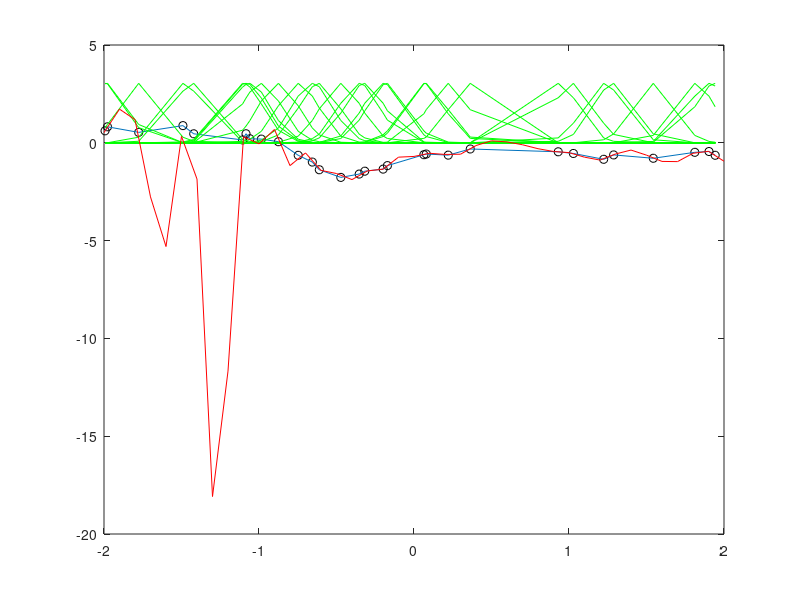

The MATLAB script that drew this image:
function W = func_base_radial()
	clear all, close all;
	NUMPOINTS=30;
	x = 4*(rand(1,NUMPOINTS)-0.5);
	x = sort(x);
	
	yok = 1.8*tanh(3.2*x + 0.8)- 2.5*tanh(2.1*x + 1.2)-0.2*tanh(0.1*x - 0.5);
	RUIDO = 0.2*std(yok);
	yruido = RUIDO*randn(size(yok));
	y= yok + yruido;
	
	sigma=abs(x(1)-x(end))/NUMPOINTS;
	msigma=zeros(NUMPOINTS);
	for i=1:NUMPOINTS
		msigma(i,:)=normpdf(x,x(i),sigma);
	end
	w=inv(msigma)*y';
	
	plot(x,y,'ko'),hold on;
	h=w'*msigma;
	plot(x,h), hold on;
	plot(x,msigma,'g'), hold on;
	x2= -2:0.1:2;
	for i=1:length(x)
		phi_2(i,:)=normpdf(x2,x(i),sigma);
	end
	y2=w'*phi_2;
	plot(x2,y2,'r');
end
